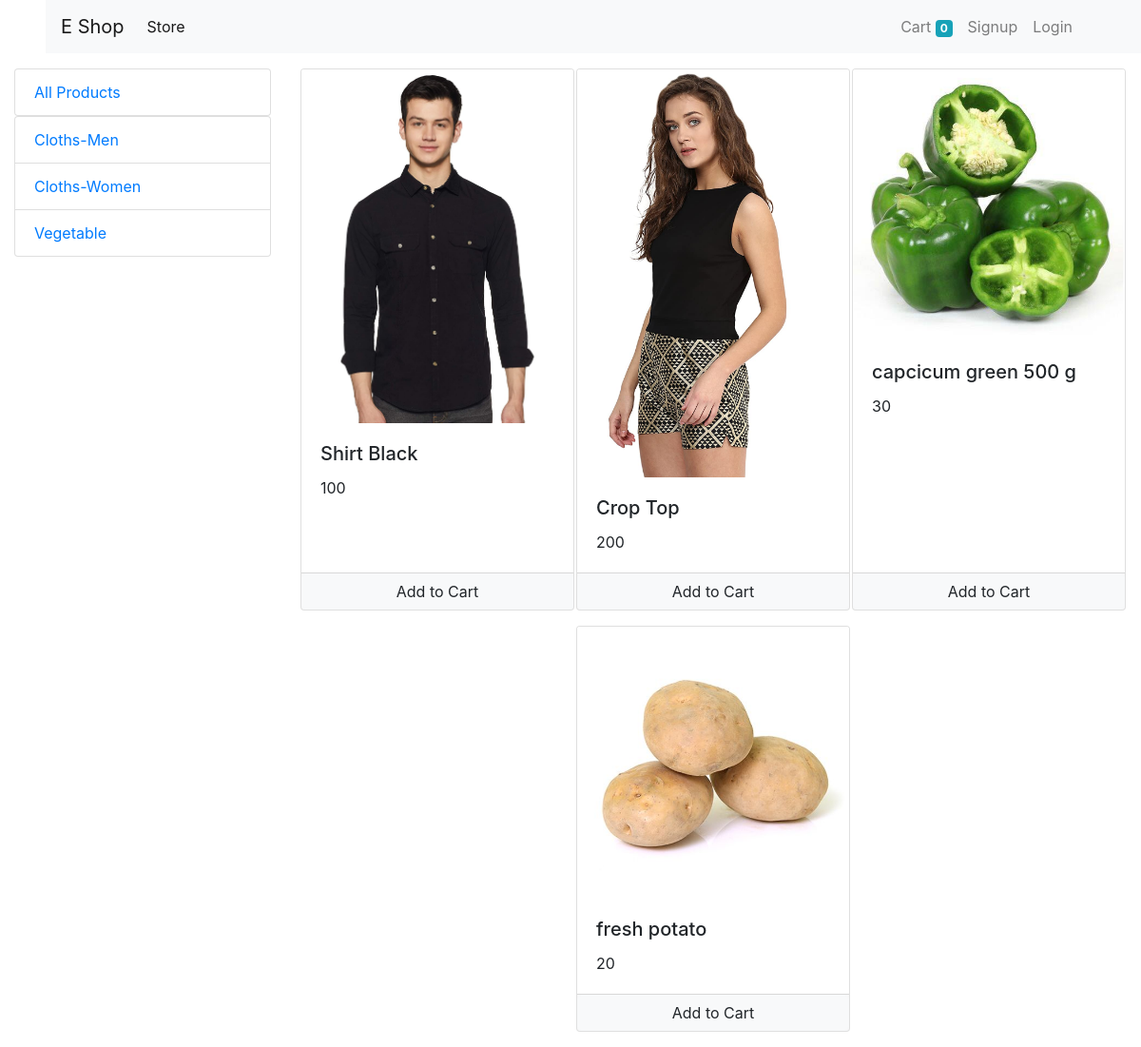
The page / on the database its author committed.
### store/models/category.py (models this page shows, shortened)
class Category(models.Model):
    name = models.CharField(max_length=20)
    @staticmethod
    def get_all_categories():
        return Category.objects.all()

### store/models/product.py (models this page shows, shortened)
class Product(models.Model):
    name=models.CharField(max_length=50)
    price=models.IntegerField(default=0)
    description=models.CharField(max_length=100, default='', null=True, blank=True)
    category = models.ForeignKey(Category, on_delete=models.CASCADE, default=1)
    image = models.ImageField(upload_to='uploads/products/')
    @staticmethod
    def get_all_products():
        return Product.objects.all()

### store/views/home.py (the view, shortened to what this page needs)
# urls.py: path('', Index.as_view(), name='homepage'),
class Index(View):
    def get(self, request):
        products=None
        categories=Category.get_all_categories()
        categoryID = request.GET.get('category')
        if categoryID:
            products=Product.get_all_products_by_categoryid(categoryID)
        else:
            products=Product.get_all_products()
        '''
        if categoryID:
            products=Product.objects.filter(category = categoryID)
        else:
            products=Product.get_all_products();
        '''
        data={}
        data['products']=products
        data['categories']=categories
        print('you are : ', request.session.get('email'))
        return render(request, 'index.html', data)

### store/templates/index.html (shortened to what this page needs)
 {% extends 'base.html' %}
 {% block content %}
 {% load cart %}
  <div class='container-fluid mt-3'>
    <div class="row">
      <div class="col-lg-3 mx-auto">
        <div class="list-group">
          <a href="/"
            class="list-group-item list-group-item">
            All Products</a>
        </div>
        <div class="list-group">
          {% for category in categories %}
          <a href="/?category={{category.id}}"
            class="list-group-item list-group-item">
            {{category.name}}</a>
          {% endfor %}
        </div>
      </div>
      <div id="products" class="col-lg-9 mx-auto">
        <div class="row mx-auto">
          {% for product in products %}
          <div class="card mx-auto mb-3" id={{product.id}} style="width: 18rem;">
            <img class="card-img-top" src="{{product.image.url}}" alt="Card image cap">
            <div class="card-body">
              <h5 class="card-title">{{product.name}}</h5>
              <p class="card-text">{{product.price}}</p>
            </div>
            <div class="card-footer p-0 no-gutters">
              {% if product|is_in_cart:request.session.cart %}
              <div class="row no-gutters">
                <form action="/#{{product.id}}" class="col-2" method="post">
                  {% csrf_token %}
                  <input hidden type="text"  name='product' value='{{product.id}}' />
                  <input hidden type="text"  name='remove' value='True' />
                  <input type="submit" value="-" class=" btn btn-block btn-secondary ">
                </form>
                <div class="text-center col">{{product|cart_quantity:request.session.cart}} in Cart </div>
                  <form action="/#{{product.id}}" class="col-2" method="post">
                    {% csrf_token %}
                    <input hidden type="text"  name='product' value='{{product.id}}' />
                    <input type="submit" value="+" class=" btn btn-block btn-secondary ">
                  </form>
                </div>
              {% else %}
                <form action="/#{{product.id}}" method="POST" class="btn-block">
                  <input type="submit" class="float-right btn btn-light form-control"
                        value="Add to Cart" />
                </form>
               {% endif %}
              </div>
          </div>
          {% endfor %}
        </div>
      </div>
    </div>
  </div>
 {% endblock %}

### store/templates/base.html (shortened to what this page needs)
<!doctype html>
<html lang="en">
<head>
  <link rel="stylesheet" href="https://cdn.jsdelivr.net/npm/bootstrap@4.0.0/dist/css/bootstrap.min.css">
</head>
  <body>
    <nav class="navbar navbar-expand-lg navbar-light bg-light ml-5">
      <a class="navbar-brand" href="/">E Shop</a>
      <div class="collapse navbar-collapse" id="navbarSupportedContent">
        <ul class="navbar-nav mr-auto">
          <li class="nav-item active">
            <a class="nav-link" href="#">Store <span class="sr-only">(current)</span></a>
          </li>
        </ul>
        <ul class="navbar-nav my-2 my-lg-0 mr-5" >
        <li class="nav-item">
          <a class="nav-link" href="/cart">Cart
            <span class="badge badge-info">{{request.session.cart.keys|length}}</span>
            <span class="sr-only">(current)</span></a>
        </li>
          {% if request.session.customer %}
            <li class="nav-item">
            <a class="nav-link" href="/orders">Orders <span class="sr-only">(current)</span></a>
            <span class="badge badge-info"></span>
            <span class="sr-only">(current)</span></a>
            </li>
          <li class="nav-item">
            <a class="nav-link" href="/logout">Logout <span class="sr-only">(current)</span></a>
          </li>
         {% else %}
          <li class="nav-item">
              <a class="nav-link" href="/signup">Signup <span class="sr-only">(current)</span></a>
          </li>
          <li class="nav-item">
              <a class="nav-link" href="/login">Login <span class="sr-only">(current)</span></a>
          </li>
          {% endif %}
        </ul>
      </div>
    </nav>
    {% block content %} {% endblock %}
  </body>
</html>

### rows shown on the page
Category: name "Cloths-Men"
Category: name "Cloths-Women"
Category: name "Vegetable"
Product: {{ product.id }} 1 (drawn), image (picture), name "Shirt Black", price "100"
Product: image (picture), name "Crop Top", price "200"
Product: image (picture), name "capcicum green 500 g", price "30"
Product: image (picture), name "fresh potato", price "20"

### other values the page prints
{{ request.session.cart.keys|length }} "0"
